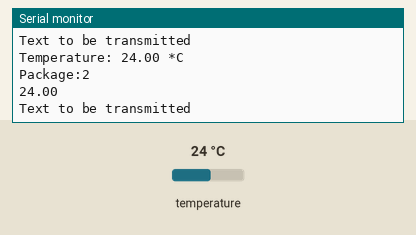
This sketch was run on a simulated Arduino Uno, built with avr-gcc and run on an emulated ATmega328P. On the bench: the last lines printed to the serial monitor. The inputs (shaded band) are chosen by the test bench; at power-on: temperature 24 °C. No radio packets arrive unless stated.

Above: at 10.8 s.
10.9 s: temperature set to 12 °C
At 20.7 s:
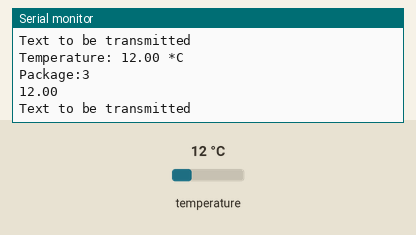
20.9 s: temperature set to 19 °C
At 31.0 s:
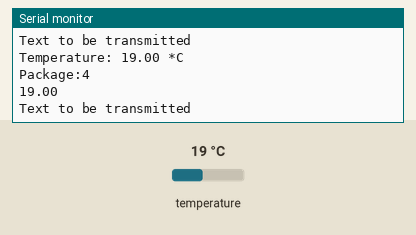
Timing chart, 0 to 32.5 s (numbered marks = the images above; inputs shaded):
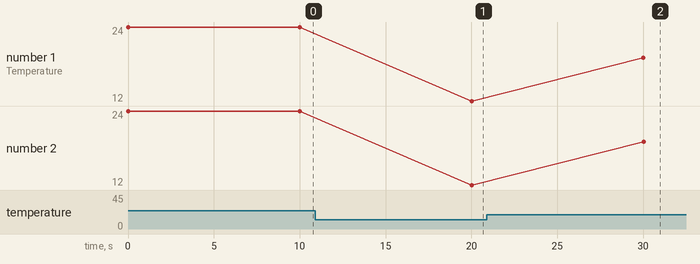

The sketch:

DHT11Code.ino
```cpp
#include <SPI.h>
#include "RF24.h"
#include <Adafruit_Sensor.h>
#include <DHT.h>
#include <DHT_U.h>

const int ldrPin = A0;  //the number of the LDR pin

#include <SPI.h>
#include "RF24.h"


#define DHTPIN            7
#define DHTTYPE           DHT11     // DHT 11

RF24 myRadio (9, 10);
byte addresses[][6] = {"0"};

struct package
{
  int id=1;
  float temperature = 18.3;
  char  text[100] = "Text to be transmitted";
};


typedef struct package Package;
Package data;
DHT_Unified dht(DHTPIN, DHTTYPE);

void setup()
{
  Serial.begin(115200);
  myRadio.begin();
  myRadio.setChannel(115);
  myRadio.setPALevel(RF24_PA_MIN);
  myRadio.setDataRate( RF24_250KBPS ) ;
  myRadio.openWritingPipe( addresses[0]);
  dht.begin();
  // Print temperature sensor details.
  sensor_t sensor;
  dht.temperature().getSensor(&sensor);
   // Print humidity sensor details.
  dht.humidity().getSensor(&sensor);
}

void loop()
{

   sensors_event_t event;
  dht.temperature().getEvent(&event);
  if (isnan(event.temperature)) {
    Serial.println("Error reading temperature!");
  }
  else {
    Serial.print("Temperature: ");
    Serial.print(event.temperature);
    data.temperature = event.temperature;
    Serial.println(" *C");
  }


  myRadio.write(&data, sizeof(data));

  Serial.print("\nPackage:");
  Serial.print(data.id);
  Serial.print("\n");
  Serial.println(data.temperature);
  Serial.println(data.text);
  data.id = data.id + 1;

  delay(10000);
  //data.temperature = data.temperature+0.1;

//  int ts=micros();
//  while(micros()-ts>10000){
//    Serial.print("Reaching Loop");
//  }


}
```

Measured:
- after the input at 10.9 s, the serial monitor: prints a new line after 9.1 s (image 1)
- after the input at 20.9 s, the serial monitor: prints a new line after 9.1 s (image 2)
- plotted number 1: 24 → 12 after the input at 10.9 s, 12 → 19 after the input at 20.9 s
- plotted number 2: 24 → 12 after the input at 10.9 s, 12 → 19 after the input at 20.9 s
